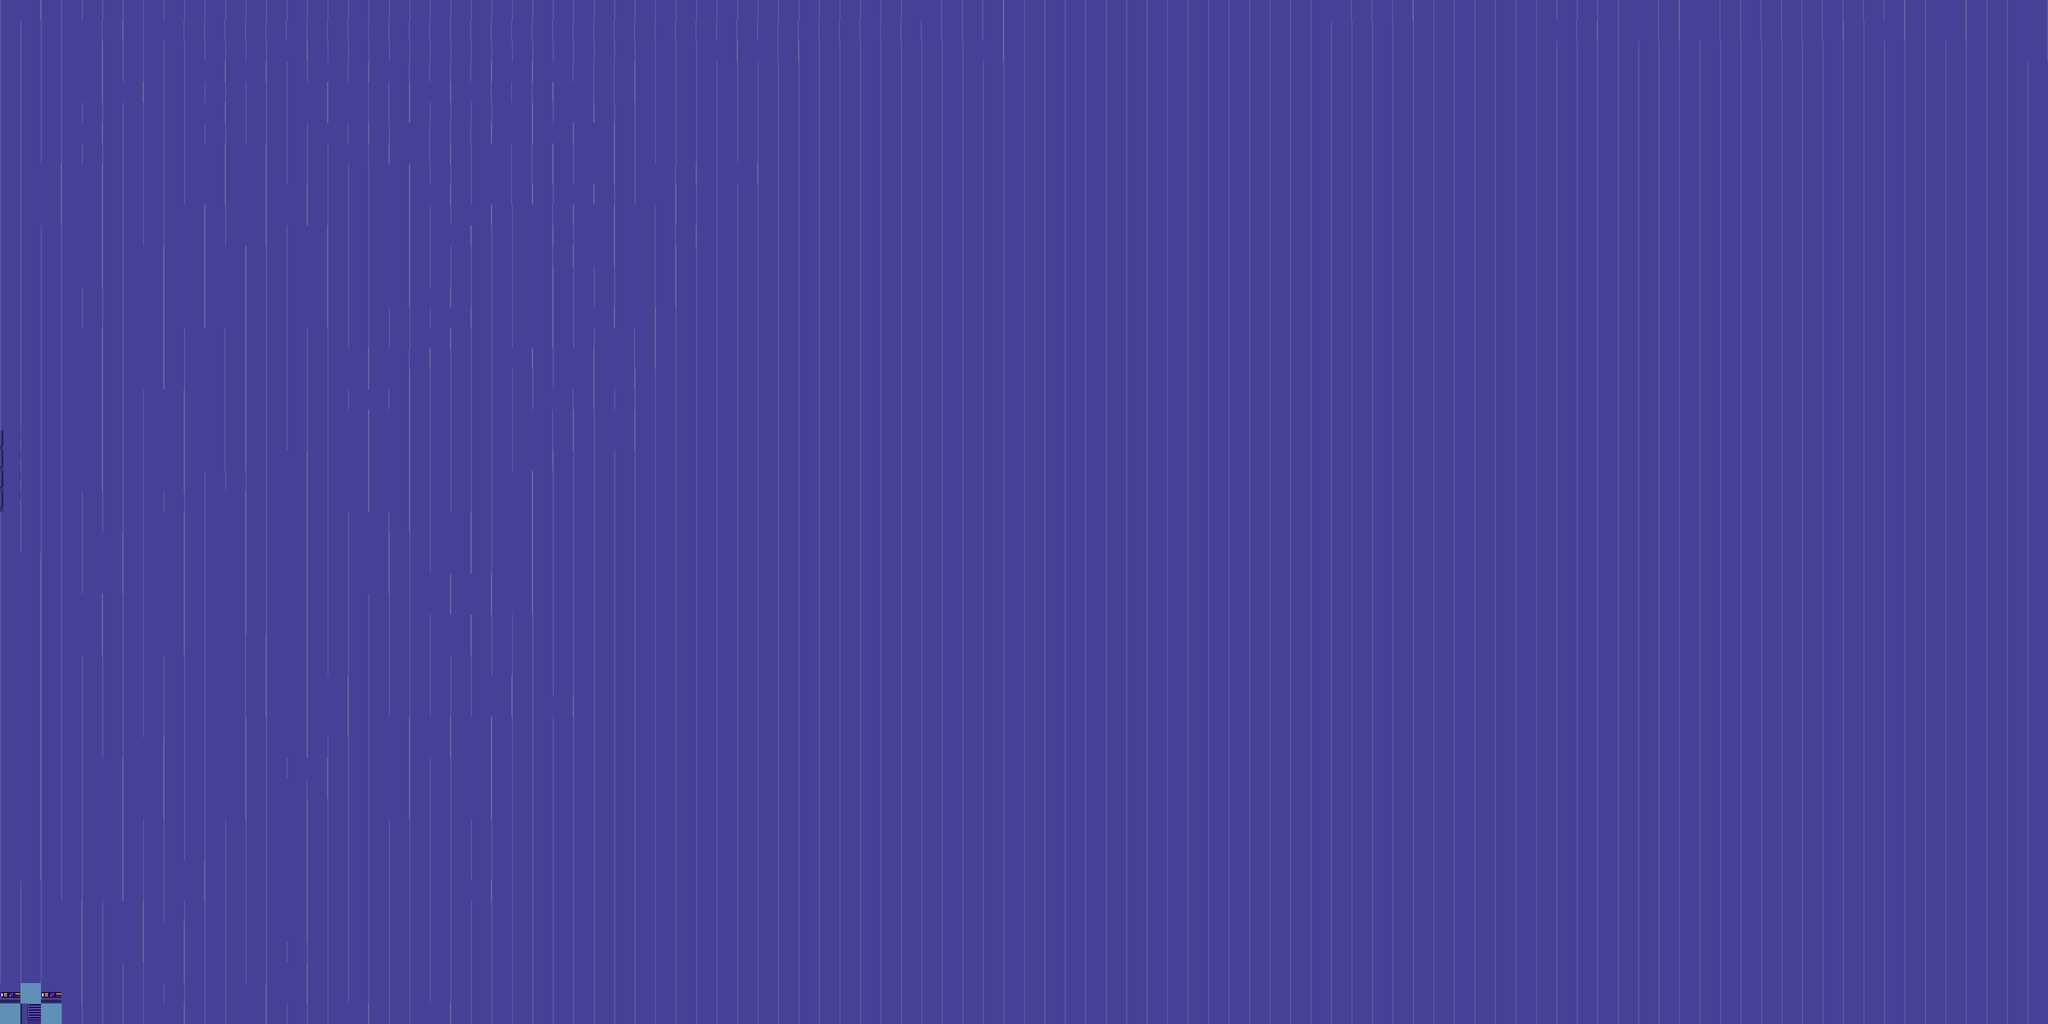

Below is a game level as drawn by its tile map, then a one-line description and the .tmx that defines it (tile-layer data replaced by summaries):
An orthogonal 100x50 tile map with 32x32 px tiles, 1 tile layer (Background) and 2 objects (SpawnPoint, Ground).

<map version="1.0" orientation="orthogonal" renderorder="right-down" width="100" height="50" tilewidth="32" tileheight="32" nextobjectid="29">
 <tileset firstgid="1" name="pd_tiles" tilewidth="32" tileheight="32" tilecount="512" columns="32">
  <image source="pd_tiles.png" width="1024" height="512" />
 </tileset>
 <layer name="Background" width="100" height="50">
  <data>[5000 cells, 5000 non-empty, 6 distinct tile ids]</data>
 </layer>
 <objectgroup name="Objects">
  <object id="2" name="SpawnPoint" x="1.33333" y="1376.33" width="27.2727" height="30.303" />
 </objectgroup>
 <objectgroup name="Grounds">
  <object id="25" name="Ground" x="32" y="1536" width="32" height="32" rotation="45" />
 </objectgroup>
</map>
